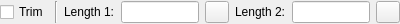
<?xml version="1.0" encoding="UTF-8"?>
<ui version="4.0">
 <class>Ui_BevelOptions</class>
 <widget class="QWidget" name="Ui_BevelOptions">
  <property name="geometry">
   <rect>
    <x>0</x>
    <y>0</y>
    <width>400</width>
    <height>24</height>
   </rect>
  </property>
  <property name="sizePolicy">
   <sizepolicy hsizetype="Maximum" vsizetype="Fixed">
    <horstretch>0</horstretch>
    <verstretch>0</verstretch>
   </sizepolicy>
  </property>
  <property name="minimumSize">
   <size>
    <width>341</width>
    <height>22</height>
   </size>
  </property>
  <property name="maximumSize">
   <size>
    <width>400</width>
    <height>32767</height>
   </size>
  </property>
  <property name="windowTitle">
   <string>Bevel Options</string>
  </property>
  <property name="toolTip">
   <string/>
  </property>
  <layout class="QHBoxLayout">
   <property name="leftMargin">
    <number>0</number>
   </property>
   <property name="topMargin">
    <number>1</number>
   </property>
   <property name="rightMargin">
    <number>0</number>
   </property>
   <property name="bottomMargin">
    <number>1</number>
   </property>
   <item>
    <widget class="QCheckBox" name="cbTrim">
     <property name="sizePolicy">
      <sizepolicy hsizetype="Preferred" vsizetype="Fixed">
       <horstretch>0</horstretch>
       <verstretch>0</verstretch>
      </sizepolicy>
     </property>
     <property name="toolTip">
      <string>Check to trim both entities to the bevel</string>
     </property>
     <property name="text">
      <string>Trim</string>
     </property>
    </widget>
   </item>
   <item>
    <widget class="Line" name="sep1_2">
     <property name="sizePolicy">
      <sizepolicy hsizetype="Fixed" vsizetype="Minimum">
       <horstretch>0</horstretch>
       <verstretch>0</verstretch>
      </sizepolicy>
     </property>
     <property name="frameShape">
      <enum>QFrame::VLine</enum>
     </property>
     <property name="frameShadow">
      <enum>QFrame::Sunken</enum>
     </property>
    </widget>
   </item>
   <item>
    <widget class="QLabel" name="lLength1">
     <property name="text">
      <string>Length 1:</string>
     </property>
     <property name="wordWrap">
      <bool>false</bool>
     </property>
    </widget>
   </item>
   <item>
    <widget class="QLineEdit" name="leLength1">
     <property name="toolTip">
      <string>Length of bevel in X direction.</string>
     </property>
    </widget>
   </item>
   <item>
    <widget class="QToolButton" name="tbPickLength1">
     <property name="toolTip">
      <string>Pick first length form drawing</string>
     </property>
     <property name="text">
      <string/>
     </property>
     <property name="icon">
      <iconset resource="../../../../res/icons/icons.qrc">
       <normaloff>:/icons/interactive_pick_distance.lci</normaloff>:/icons/interactive_pick_distance.lci</iconset>
     </property>
    </widget>
   </item>
   <item>
    <widget class="QLabel" name="lLength2">
     <property name="text">
      <string>Length 2:</string>
     </property>
     <property name="wordWrap">
      <bool>false</bool>
     </property>
    </widget>
   </item>
   <item>
    <widget class="QLineEdit" name="leLength2">
     <property name="toolTip">
      <string>Length of bevel in Y direction. </string>
     </property>
    </widget>
   </item>
   <item>
    <widget class="QToolButton" name="tbPickLength2">
     <property name="toolTip">
      <string>Pick second length form drawing</string>
     </property>
     <property name="text">
      <string/>
     </property>
     <property name="icon">
      <iconset resource="../../../../res/icons/icons.qrc">
       <normaloff>:/icons/interactive_pick_distance.lci</normaloff>:/icons/interactive_pick_distance.lci</iconset>
     </property>
    </widget>
   </item>
  </layout>
 </widget>
 <layoutdefault spacing="6" margin="11"/>
 <resources>
  <include location="../../../../res/icons/icons.qrc"/>
 </resources>
 <connections/>
 <slots>
  <slot>updateData()</slot>
 </slots>
</ui>
